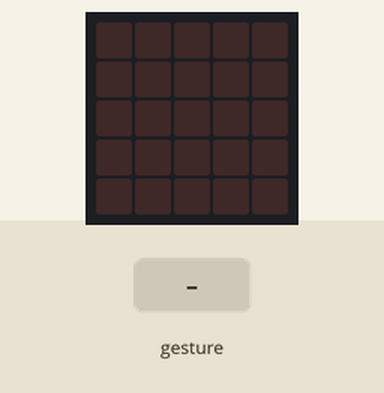
Simulated run of this program. Board: BBC micro:bit (MakeCode). On the bench: the board's 5×5 LED display. The inputs (shaded band) are chosen by the test bench. Random numbers come from a fixed seed; a tilt is held for 1.5 s and a shake lasts 1 s, then the board lies face up again.

Above: at 1.2 s.
1.3 s: gesture 'shake'
At 2.9 s:
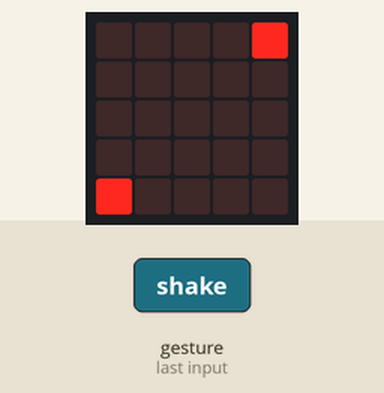
3.7 s: gesture 'shake'
At 5.8 s:
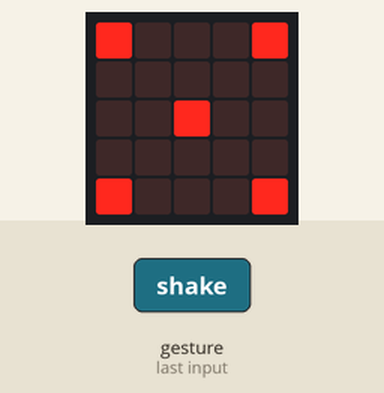
6.1 s: gesture 'shake'
At 7.8 s:
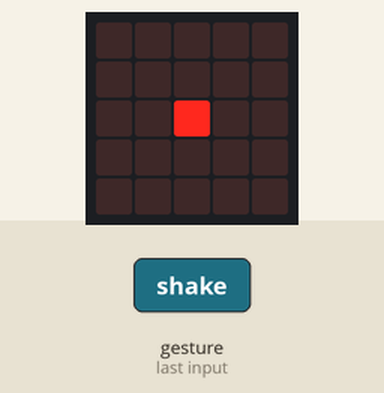
8.5 s: gesture 'shake'
At 10.8 s:
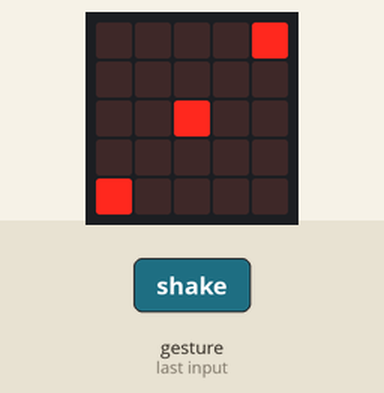
Timing chart, 0 to 11.9 s (numbered marks = the images above; inputs shaded):
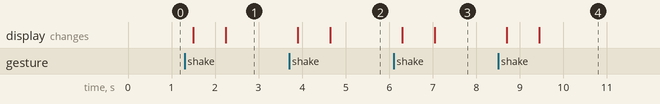

Measured:
- after the input at 1.3 s, the display: first changes after 0.20 s (image 1 shows a later state)
- after the input at 3.7 s, the display: first changes after 0.20 s (image 2 shows a later state)
- after the input at 6.1 s, the display: first changes after 0.20 s (image 3 shows a later state)
- after the input at 8.5 s, the display: first changes after 0.20 s (image 4 shows a later state)

The program:

main.ts
```typescript
let numero = 0
input.onGesture(Gesture.Shake, function () {
    numero = randint(1, 6)
    basic.showNumber(numero)
    if (numero == 1) {
        basic.showLeds(`
            . . . . .
            . . . . .
            . . # . .
            . . . . .
            . . . . .
            `)
    } else if (numero == 2) {
        basic.showLeds(`
            . . . . #
            . . . . .
            . . . . .
            . . . . .
            # . . . .
            `)
    } else if (numero == 3) {
        basic.showLeds(`
            . . . . #
            . . . . .
            . . # . .
            . . . . .
            # . . . .
            `)
    } else if (numero == 4) {
        basic.showLeds(`
            # . . . #
            . . . . .
            . . . . .
            . . . . .
            # . . . #
            `)
    } else if (numero == 5) {
        basic.showLeds(`
            # . . . #
            . . . . .
            . . # . .
            . . . . .
            # . . . #
            `)
    } else {
        basic.showLeds(`
            # . . . #
            . . . . .
            # . . . #
            . . . . .
            # . . . #
            `)
    }
})
```

test.ts
```typescript
// aquí va el archivo "tests"; esto no se compilará cuando este paquete se utilice como una extensión.
```
